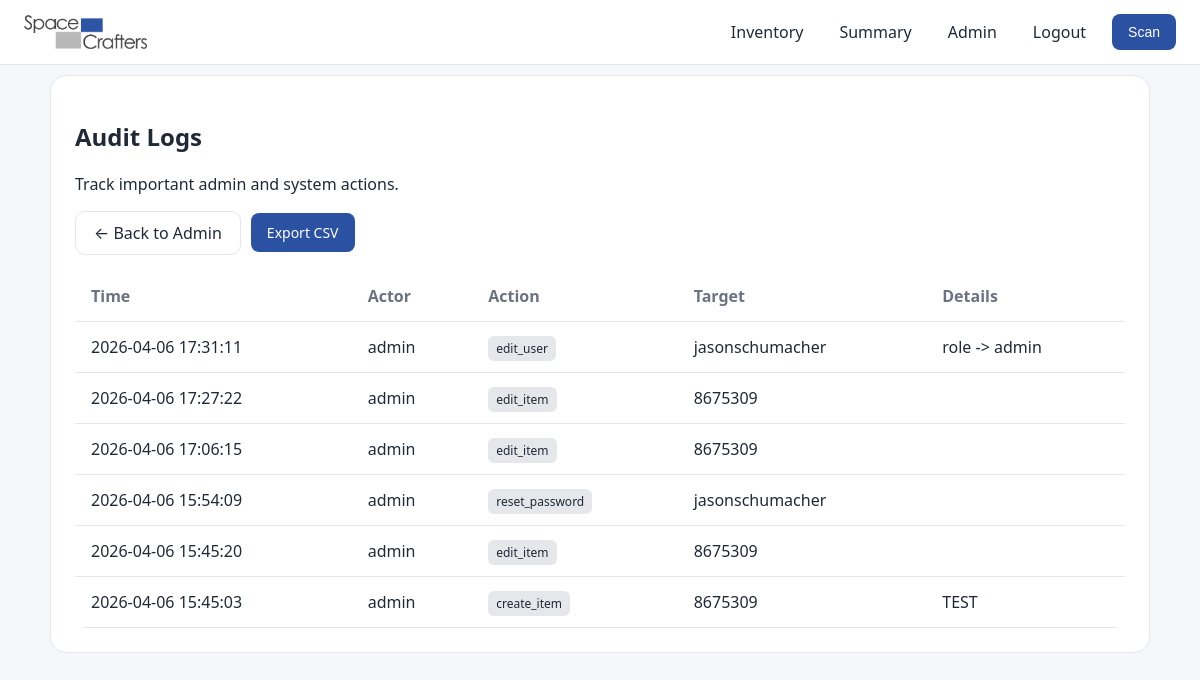
Before: /admin/logs (signed in) with the older database file.
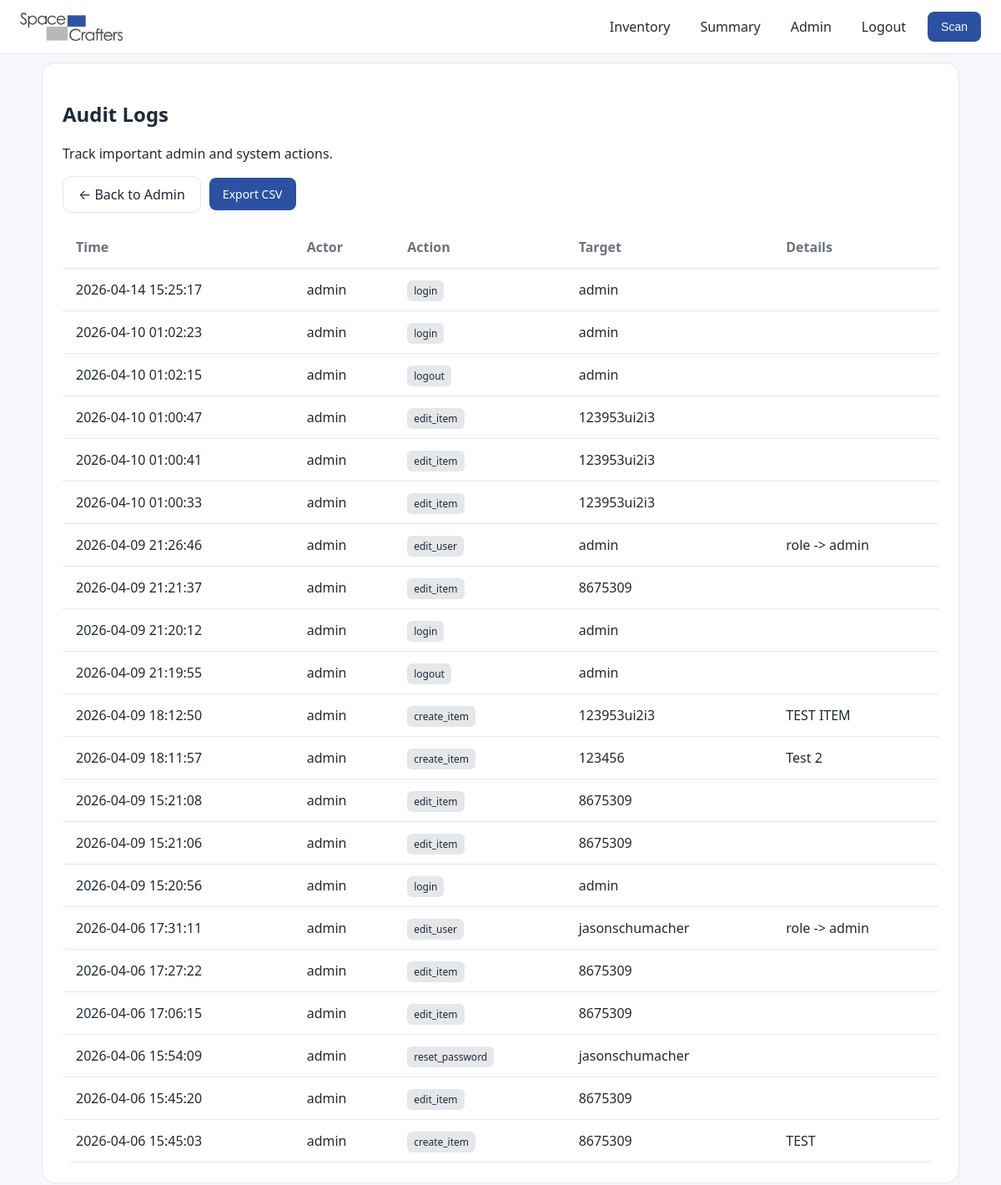
After: the same page with the newer database file.
### models.py (models this page shows)
class AuditLog(db.Model):
    __tablename__ = "audit_logs"
    id = db.Column(db.Integer, primary_key=True)
    actor_id = db.Column(
        db.Integer,
        db.ForeignKey("users.id"),
        nullable=True,
    )
    action = db.Column(db.String(200), nullable=False)
    target = db.Column(db.String(200))
    details = db.Column(db.Text)
    created_at = db.Column(
        db.DateTime,
        default=lambda: datetime.now(timezone.utc),
    )
    actor = db.relationship("User", back_populates="audit_logs")

class User(UserMixin, db.Model):
    __tablename__ = "users"
    id = db.Column(db.Integer, primary_key=True)
    username = db.Column(db.String(100), unique=True, nullable=False)
    password_hash = db.Column(db.String(200), nullable=False)
    role = db.Column(db.String(20), default="viewer")
    audit_logs = db.relationship(
        "AuditLog",
        back_populates="actor",
        cascade="all, delete-orphan",
    )
    @property
    def is_active(self):
        return True
    @property
    def is_admin(self):
        return self.role == "admin"

### app.py (the view)
@app.route("/admin/logs")
@login_required
@admin_required
def view_audit_logs():
    logs = AuditLog.query.order_by(AuditLog.id.desc()).limit(200).all()
    return render_template("audit_logs.html", logs=logs)

### app.py (called while the page is built)
@login_manager.user_loader
def load_user(user_id):
    return db.session.get(User, int(user_id))

def admin_required(view):
    @wraps(view)
    def wrapped(*args, **kwargs):
        if not current_user.is_authenticated or not current_user.is_admin:
            abort(403)
        return view(*args, **kwargs)
    return wrapped

### templates/audit_logs.html
{% extends "base.html" %}
{% block content %}
<div class="card">
  <h2>Audit Logs</h2>
  <p class="muted-text">
    Track important admin and system actions.
  </p>
  <div class="action-row">
    <a href="{{ url_for('admin') }}" class="secondary-btn">
      ← Back to Admin
    </a>
    <a href="{{ url_for('export_audit_logs') }}" class="primary-btn">
      Export CSV
    </a>
  </div>
  {% if logs %}
  <table class="summary-table">
    <thead>
      <tr>
        <th>Time</th>
        <th>Actor</th>
        <th>Action</th>
        <th>Target</th>
        <th>Details</th>
      </tr>
    </thead>
    <tbody>
      {% for log in logs %}
      <tr>
        <td>{{ log.created_at.strftime("%Y-%m-%d %H:%M:%S") }}</td>
        <td>
          {% if log.actor %}
            {{ log.actor.username }}
          {% else %}
            <em class="muted-text">System</em>
          {% endif %}
        </td>
        <td>
          <span class="badge-log">{{ log.action }}</span>
        </td>
        <td>{{ log.target or "—" }}</td>
        <td>{{ log.details or "" }}</td>
      </tr>
      {% endfor %}
    </tbody>
  </table>
  {% else %}
  <p class="muted-text">
    No audit logs recorded yet.
  </p>
  {% endif %}
</div>
{% endblock %}

### templates/base.html (shortened to what this page needs)
<!DOCTYPE html>
<html lang="en">
<head>
    <link rel="stylesheet" href="{{ url_for('static', filename='style.css') }}">
</head>
<body>
<header class="header">
    <div class="nav-left">
        <img src="{{ url_for('static', filename='logo.png') }}" class="logo-img">
    </div>
    <div class="nav-right">
        <nav class="nav-links">
            {% if current_user.is_authenticated %}
                <a href="{{ url_for('index') }}" class="nav-link">Inventory</a>
                <a href="{{ url_for('summary') }}" class="nav-link">Summary</a>
                {% if current_user.is_admin %}
                    <a href="{{ url_for('admin') }}" class="nav-link">Admin</a>
                {% endif %}
                <a href="{{ url_for('logout') }}" class="nav-link">Logout</a>
                <button class="primary-btn" onclick="openScanner()">
                    Scan
                </button>
            {% else %}
                <a href="{{ url_for('login') }}" class="nav-link">Login</a>
            {% endif %}
        </nav>
    </div>
</header>
<main class="page">
{% block content %}{% endblock %}
</main>
</body>
</html>

### static/style.css (style rules this page uses)
:root { --primary: #2b51a3; --primary-hover: #2b51a3cc; --bg: #f5f7fb; --card: #ffffff; --border: #e5e7eb; --text: #1f2937; --muted: #6b7280; }
body { margin: 0; font-family: system-ui, -apple-system, sans-serif; background: var(--bg); color: var(--text); }
img { max-width: 100%; display: block; }
.header { position: sticky; top: 0; height: 64px; background: var(--card); border-bottom: 1px solid var(--border); display: flex; justify-content: space-between; align-items: center; padding: 0 24px; z-index: 10; }
.logo-img { height: 34px; }
.nav-left { display: flex; align-items: center; gap: 10px; }
.nav-links { display: flex; gap: 16px; align-items: center; }
.nav-link { text-decoration: none; color: var(--text); font-weight: 500; padding: 6px 10px; border-radius: 8px; }
.page { max-width: 1100px; margin: 40px auto; padding: 0 20px; }
.card { background: var(--card); border: 1px solid var(--border); border-radius: 16px; padding: 24px; margin-bottom: 32px; }
.primary-btn { background: var(--primary); color: white; border: none; padding: 10px 16px; border-radius: 8px; font-size: 14px; font-weight: 500; cursor: pointer; transition: all 0.2s ease; }
.primary-btn, .secondary-btn { text-decoration: none; display: inline-flex; align-items: center; justify-content: center; box-sizing: border-box; }
.secondary-btn { background: var(--card); border: 1px solid var(--border); padding: 10px 18px; border-radius: 10px; cursor: pointer; color: var(--text); }
.table, .summary-table { width: 100%; border-collapse: collapse; }
.table, .summary-table { width: 100%; border-collapse: collapse; background: var(--card); border-radius: 12px; overflow: hidden; }
.badge-log { padding: 4px 8px; border-radius: 6px; background: var(--border); font-size: 12px; }
.page { margin-top: 10px; }
.action-row { display: flex; align-items: center; gap: 10px; margin-bottom: 16px; flex-wrap: wrap; }
.table th, .table td, .summary-table th, .summary-table td { padding: 14px 16px; border-bottom: 1px solid var(--border); vertical-align: middle; }
.summary-table { margin-top: 0; }
.table-section-header, .summary-table { width: 100%; }
.summary-table th { text-align: left; font-weight: 600; color: var(--muted); }
.summary-table td { text-align: left; }

Changed rows visible on the page:
added AuditLog: created_at "2026-04-14 15:25:17", actor.username "admin", action "login", target "admin"
added AuditLog: created_at "2026-04-10 01:02:23", actor.username "admin", action "login", target "admin"
added AuditLog: created_at "2026-04-10 01:02:15", actor.username "admin", action "logout", target "admin"
added AuditLog: created_at "2026-04-10 01:00:47", actor.username "admin", action "edit_item", target "123953ui2i3"
added AuditLog: created_at "2026-04-10 01:00:41", actor.username "admin", action "edit_item", target "123953ui2i3"
added AuditLog: created_at "2026-04-10 01:00:33", actor.username "admin", action "edit_item", target "123953ui2i3"
added AuditLog: created_at "2026-04-09 21:26:46", actor.username "admin", action "edit_user", target "admin", details "role -> admin"
added AuditLog: created_at "2026-04-09 21:21:37", actor.username "admin", action "edit_item", target "8675309"
added AuditLog: created_at "2026-04-09 21:20:12", actor.username "admin", action "login", target "admin"
added AuditLog: created_at "2026-04-09 21:19:55", actor.username "admin", action "logout", target "admin"
added AuditLog: created_at "2026-04-09 18:12:50", actor.username "admin", action "create_item", target "123953ui2i3", details "TEST ITEM"
added AuditLog: created_at "2026-04-09 18:11:57", actor.username "admin", action "create_item", target "123456", details "Test 2"
added AuditLog: created_at "2026-04-09 15:21:08", actor.username "admin", action "edit_item", target "8675309"
added AuditLog: created_at "2026-04-09 15:21:06", actor.username "admin", action "edit_item", target "8675309"
added AuditLog: created_at "2026-04-09 15:20:56", actor.username "admin", action "login", target "admin"
